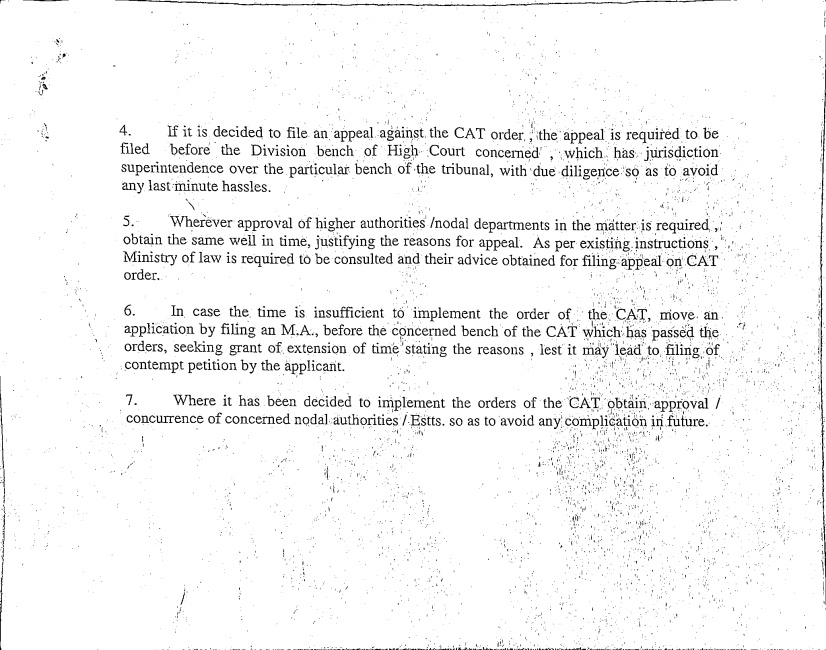
#> input picture scanner_vs/imageIMG2F&.jpg, 826 x 650 px
$ python scanner.py --image 'imageIMG2F&.jpg'
#> lines starting #> are read from the running program, lines starting #| are printed output that depends on the picture; after the words box and inside, x2 and y2 are one past the last pixel; in counts of white or black regions, pixels touching at a corner belong together
#imports..
import four_pt_transform
from skimage.filters import threshold_local
import numpy as np
import argparse
import cv2
import imutils

# argument parser..
ap = argparse.ArgumentParser()
ap.add_argument("-i", "--image", required = True,
	help = "Path to the image to be scanned")
args = vars(ap.parse_args())

image = cv2.imread(args["image"])
#> image is the input picture: shape (650, 826, 3); min 0, max 255, mean 244.3
ratio = image.shape[0] / 500.0
#> ratio = 1.3
orig = image.copy()
image = imutils.resize(image, height = 500)
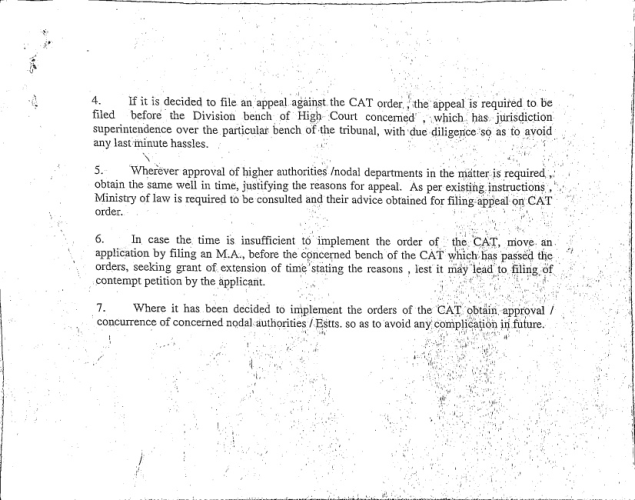
#> image: shape (500, 635, 3); min 11, max 255, mean 244.3

gray =cv2.cvtColor(image, cv2.COLOR_BGR2GRAY)
gray = cv2.GaussianBlur(gray, (5, 5), 0)
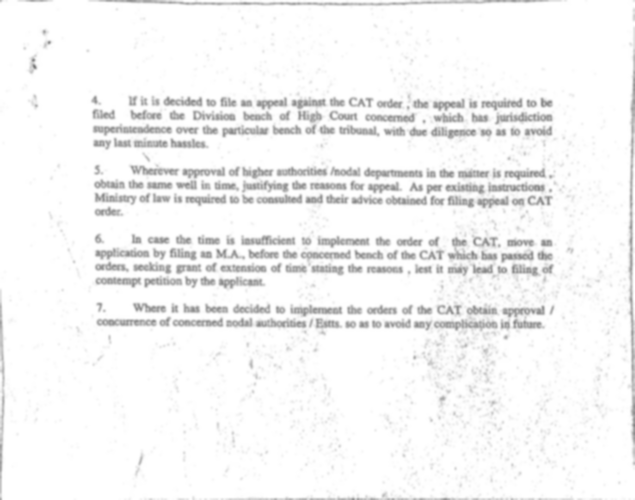
#> gray: shape (500, 635); min 122, max 255, mean 244.3
edged = cv2.Canny(gray, 75, 200)
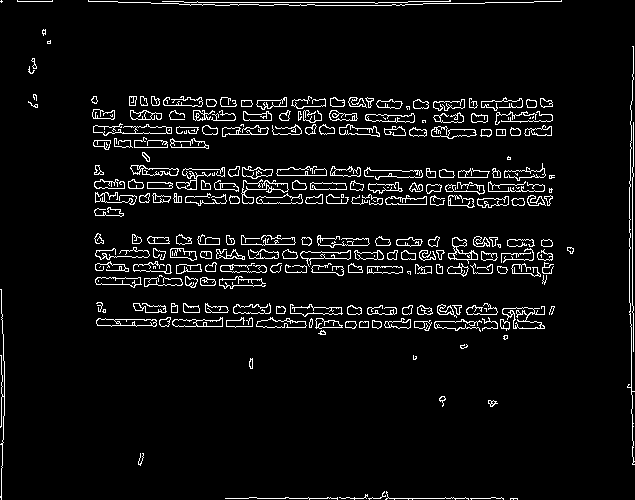
#> edged: shape (500, 635); 5.4% white in thin lines or dots

print("Edge Detection")
cv2.imshow("Image", image)
cv2.imshow("Edged", edged)
cv2.waitKey(0)
cv2.destroyAllWindows()

cnts = cv2.findContours(edged.copy(), cv2.RETR_LIST, cv2.CHAIN_APPROX_SIMPLE)
#> cnts = 463 contours, 177 with area under 20; largest, box (x1, y1, x2, y2) and area: (502, 306, 545, 329) 484, (502, 307, 542, 329) 410, (96, 318, 157, 327) 362, (172, 317, 223, 327) 316, (300, 250, 351, 267) 314
cnts = imutils.grab_contours(cnts)
cnts = sorted(cnts, key = cv2.contourArea, reverse = True)[:5]
#> cnts = 5 contours; box (x1, y1, x2, y2) and area: (502, 306, 545, 329) 484, (502, 307, 542, 329) 410, (96, 318, 157, 327) 362, (172, 317, 223, 327) 316, (300, 250, 351, 267) 314

for c in cnts:
	peri = cv2.arcLength(c, True)
	approx = cv2.approxPolyDP(c, 0.02 * peri, True)

	if len(approx) == 4:
		screenCnt = approx
		break
#> this loop made 3 passes
#> (peri, screenCnt) on pass 3: (137.7, [[96, 320], [97, 325], [156, 325], [155, 319]])
#> peri on passes 1 to 2: 220.1, 228.7


print("Find contours of paper")
cv2.drawContours(image, [screenCnt], -1, (0, 255, 0), 2)
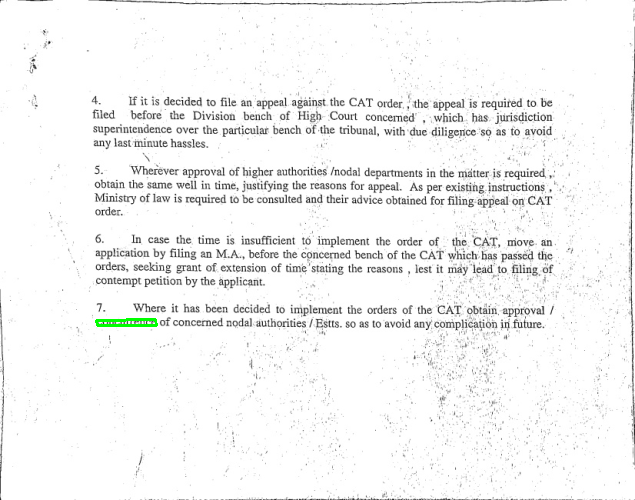
#> image: shape (500, 635, 3); 0.12% of pixels changed, all inside (x1, y1, x2, y2) = (95, 318, 158, 327)
cv2.imshow("Outline", image)
cv2.waitKey(0)
cv2.destroyAllWindows()


#> (the run stopped early here; a loop or call above may not have finished)
